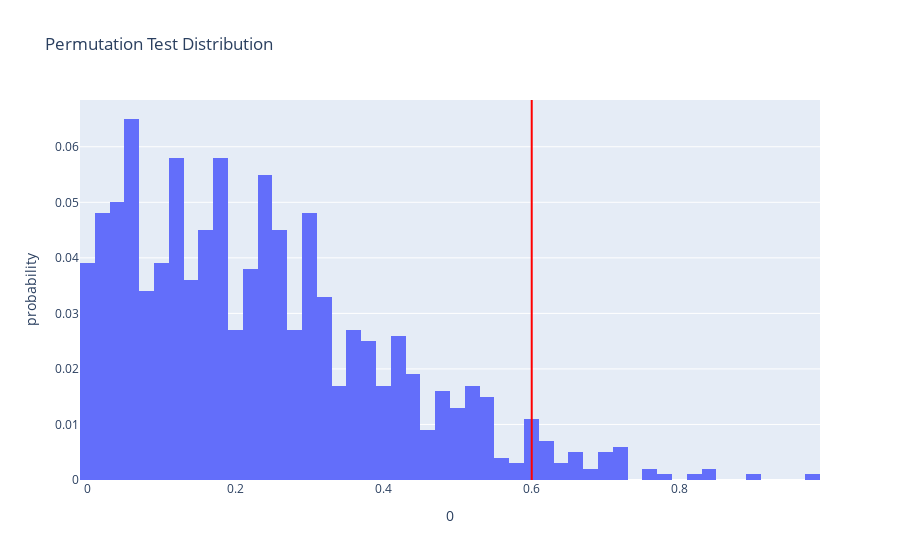

Source (notebook cell):
### Code cell
import plotly.express as px

abs_diff_simulated = []
for _ in range(1000):
    abs_diff_simulated.append(simulate_null(skittles, col='orange'))

observed_stat = diff_of_means(skittles, col='orange')

p_val = np.mean(np.array(abs_diff_simulated) >= observed_stat)
print(f"p-val: {p_val}")

fig = px.histogram(pd.DataFrame(abs_diff_simulated), 
                   x=0, 
                   nbins=50, 
                   histnorm='probability', 
                   title='Permutation Test Distribution')

fig.add_vline(x=observed_stat, line_color='red', line_width=2, opacity=1)

fig.show()

### Figure 1 — Plotly figure (JSON) as saved in the notebook; plotly's stock layout.template omitted (floating-point values rounded to 4 significant figures; data arrays with more than 128 entries replaced by an {"elided": "..."} marker saying what was removed)
{"data": [{"alignmentgroup": "True", "bingroup": "x", "histnorm": "probability", "hovertemplate": "0=%{x}<br>probability=%{y}<extra></extra>", "legendgroup": "", "marker": {"color": "#636efa", "pattern": {"shape": ""}}, "name": "", "nbinsx": 50, "offsetgroup": "", "orientation": "v", "showlegend": false, "type": "histogram", "x": {"elided": "1000 float values"}, "xaxis": "x", "yaxis": "y"}], "layout": {"barmode": "relative", "legend": {"tracegroupgap": 0}, "shapes": [{"line": {"color": "red", "width": 2}, "opacity": 1, "type": "line", "x0": 0.6004, "x1": 0.6004, "xref": "x", "y0": 0, "y1": 1, "yref": "y domain"}], "title": {"text": "Permutation Test Distribution"}, "xaxis": {"anchor": "y", "domain": [0, 1], "title": {"text": "0"}}, "yaxis": {"anchor": "x", "domain": [0, 1], "title": {"text": "probability"}}}}
